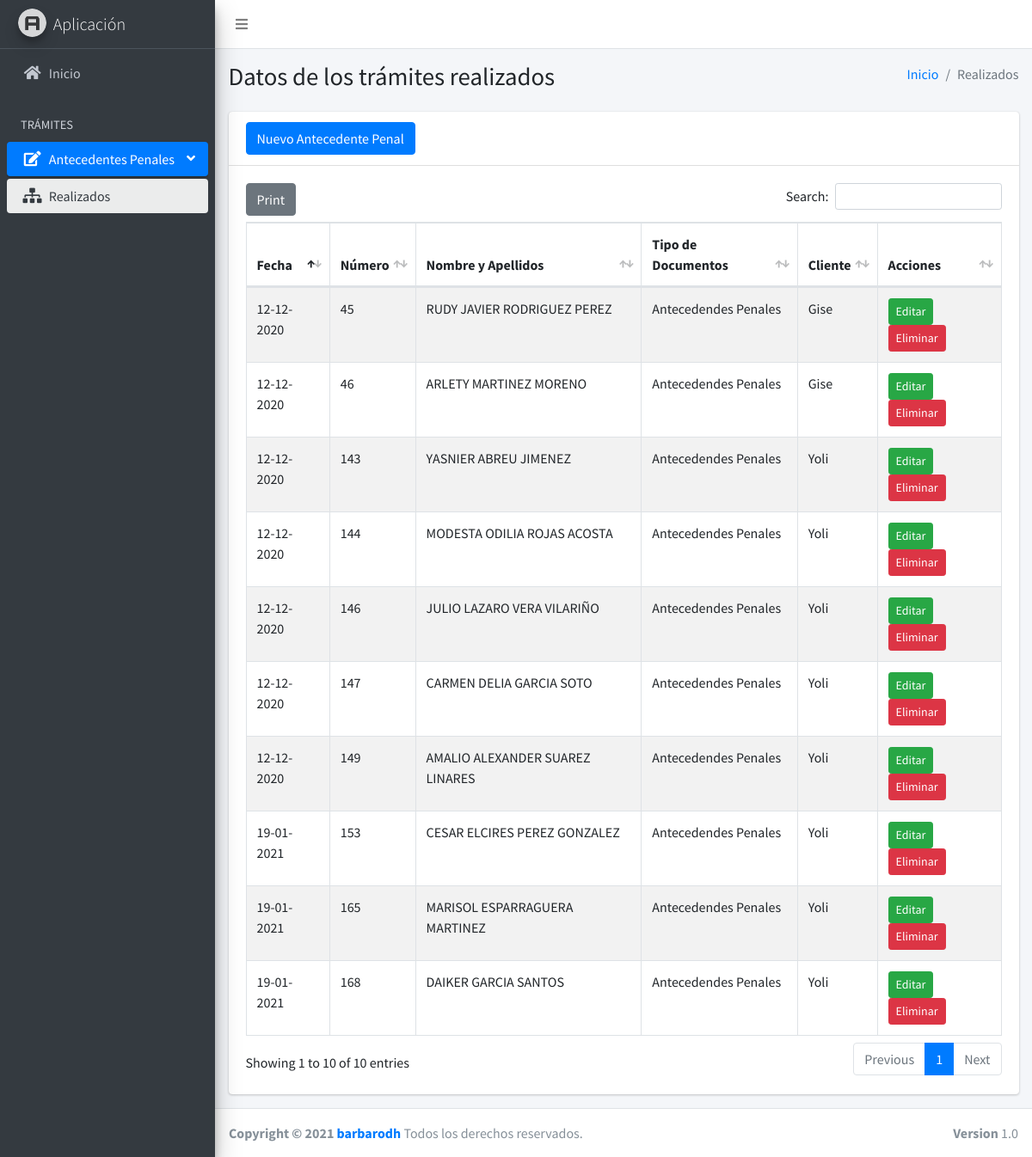
The page /pages/tables/data.php on the database its author committed.
### tables this page shows
CREATE TABLE `members` (
  `id` int(11) NOT NULL,
  `firstname` varchar(300) NOT NULL,
  `lastname` varchar(30) NOT NULL,
  `address` text NOT NULL,
  `tipo` text NOT NULL,
  `cliente` text NOT NULL
);

### pages/tables/data.php (the view, shortened to what this page needs)
<!DOCTYPE html>
<html lang="en">
<head>
  <link rel="stylesheet" href="../../plugins/fontawesome-free/css/all.min.css">
  <link rel="stylesheet" href="../../plugins/datatables-bs4/css/dataTables.bootstrap4.min.css">
  <link rel="stylesheet" href="../../plugins/datatables-responsive/css/responsive.bootstrap4.min.css">
  <link rel="stylesheet" href="../../plugins/datatables-buttons/css/buttons.bootstrap4.min.css">
  <link rel="stylesheet" href="../../plugins/datepicker/css/datepicker.min.css">
  <link rel="stylesheet" href="../../dist/css/adminlte.min.css">
</head>
<body class="hold-transition sidebar-mini">
<div class="wrapper">
  <nav class="main-header navbar navbar-expand navbar-white navbar-light">
    <ul class="navbar-nav">
      <li class="nav-item">
        <a class="nav-link" data-widget="pushmenu" href="#" role="button"><i class="fas fa-bars"></i></a>
      </li>
    </ul>
  </nav>
  <aside class="main-sidebar sidebar-dark-primary elevation-4">
    <a href="../../index.php" class="brand-link">
      <img src="../../dist/img/AdminLTELogo.png" alt="AdminLTE Logo" class="brand-image img-circle elevation-3" style="opacity: .8">
      <span class="brand-text font-weight-light">Aplicación</span>
    </a>
    <div class="sidebar">
      <nav class="mt-2">
        <ul class="nav nav-pills nav-sidebar flex-column" data-widget="treeview" role="menu" data-accordion="false">
          <li class="nav-item">
            <a href="../../index.php" class="nav-link">
              <i class="nav-icon fas fa-home"></i>
              <p>
                Inicio
              </p>
            </a>
          </li>
       <li class="nav-header">TRÁMITES</li>
          <li class="nav-item menu-open">
            <a href="#" class="nav-link active">
              <i class="nav-icon fas fa-edit"></i>
              <p>
                Antecedentes Penales
                <i class="fas fa-angle-left right"></i>
              </p>
            </a>
            <ul class="nav nav-treeview">
              <li class="nav-item">
                <a href="../tables/data.html" class="nav-link active">
                  <i class="fas fa-sitemap nav-icon"></i>
                  <p>Realizados</p>
                </a>
              </li>
            </ul>
          </li>
        </ul>
      </nav>
    </div>
  </aside>
  <div class="content-wrapper">
    <section class="content-header">
      <div class="container-fluid">
        <div class="row mb-2">
          <div class="col-sm-6">
            <h1>Datos de los trámites realizados</h1>
          </div>
          <div class="col-sm-6">
            <ol class="breadcrumb float-sm-right">
              <li class="breadcrumb-item"><a href="../../index.php">Inicio</a></li>
              <li class="breadcrumb-item active">Realizados</li>
            </ol>
          </div>
        </div>
      </div>
    </section>
    <section class="content">
      <div class="container-fluid">
        <div class="row">
          <div class="col-12">
            <div class="card">
              <div class="card-header">
                <a href="#addnew" data-toggle="modal" class="btn btn-primary"><span class="glyphicon glyphicon-plus"></span> Nuevo Antecedente Penal</a>
              </div>
              <div class="card-body">
                <table id="example1" class="table table-bordered table-striped">
              <thead>
            <th>Fecha</th>
            <th>Número</th>
            <th>Nombre y Apellidos</th>
            <th>Tipo de Documentos</th>
            <th>Cliente</th>
            <th>Acciones</th>
          </thead>
             <tbody>
            <?php
              include_once('connection.php');
              $sql = "SELECT * FROM members";
              $query = $conn->query($sql);
              while($row = $query->fetch_assoc()){
                echo
                "<tr>
                  <td>".$row['firstname']."</td>
                  <td>".$row['lastname']."</td>
                  <td>".$row['address']."</td>
                  <td>".$row['tipo']."</td>
                  <td>".$row['cliente']."</td>
                  <td>
                    <a href='#edit_".$row['id']."' class='btn btn-success btn-sm' data-toggle='modal'><span class='glyphicon glyphicon-edit'></span> Editar</a>
                    <a href='#delete_".$row['id']."' class='btn btn-danger btn-sm' data-toggle='modal'><span class='glyphicon glyphicon-trash'></span> Eliminar</a>
                  </td>
                </tr>";
              }
            ?>
          </tbody>
                </table>
              </div>
            </div>
          </div>
        </div>
      </div>
    </section>
  </div>
 <footer class="main-footer">
    <strong>Copyright &copy; 2021 <a href="#">barbarodh</a></strong>
    Todos los derechos reservados.
    <div class="float-right d-none d-sm-inline-block">
      <b>Version</b> 1.0
    </div>
  </footer>
</div>
</body>
</html>

### rows shown on the page
members: firstname "19-01-2021", lastname "153", address "CESAR ELCIRES PEREZ GONZALEZ", tipo "Antecedendes Penales", cliente "Yoli"
members: firstname "19-01-2021", lastname "165", address "MARISOL ESPARRAGUERA MARTINEZ", tipo "Antecedendes Penales", cliente "Yoli"
members: firstname "19-01-2021", lastname "168", address "DAIKER GARCIA SANTOS", tipo "Antecedendes Penales", cliente "Yoli"
members: firstname "12-12-2020", lastname "45", address "RUDY JAVIER RODRIGUEZ PEREZ", tipo "Antecedendes Penales", cliente "Gise"
members: firstname "12-12-2020", lastname "46", address "ARLETY MARTINEZ MORENO", tipo "Antecedendes Penales", cliente "Gise"
members: firstname "12-12-2020", lastname "143", address "YASNIER ABREU JIMENEZ", tipo "Antecedendes Penales", cliente "Yoli"
members: firstname "12-12-2020", lastname "144", address "MODESTA ODILIA ROJAS ACOSTA", tipo "Antecedendes Penales", cliente "Yoli"
members: firstname "12-12-2020", lastname "146", address "JULIO LAZARO VERA VILARIÑO", tipo "Antecedendes Penales", cliente "Yoli"
members: firstname "12-12-2020", lastname "147", address "CARMEN DELIA GARCIA SOTO", tipo "Antecedendes Penales", cliente "Yoli"
members: firstname "12-12-2020", lastname "149", address "AMALIO ALEXANDER SUAREZ LINARES", tipo "Antecedendes Penales", cliente "Yoli"
